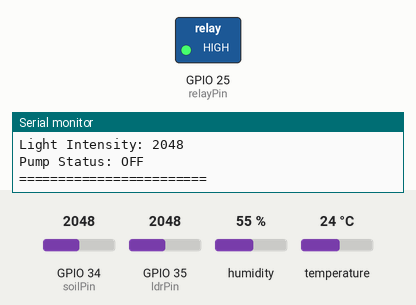
Simulated run of this sketch. Board: ESP32. Shown: switched loads named in the sketch (green lamp = pin HIGH), the last lines printed to the serial monitor. Inputs (shaded band) come from the test bench; at power-on: GPIO 34 (soilPin) = 2048, GPIO 35 (ldrPin) = 2048, humidity 55 %, temperature 24 °C.

Above: at 5.8 s.
5.9 s: GPIO 34 (soilPin) set to 1571
11.9 s: GPIO 34 (soilPin) set to 1465
At 15.4 s:
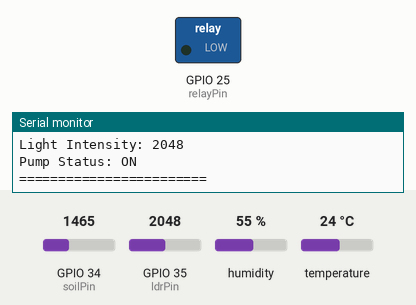
17.9 s: GPIO 34 (soilPin) set to 1540
At 21.5 s:
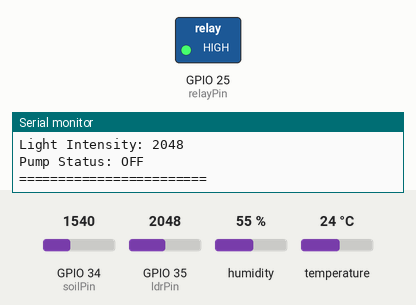
23.9 s: GPIO 34 (soilPin) set to 1460
At 26.4 s:
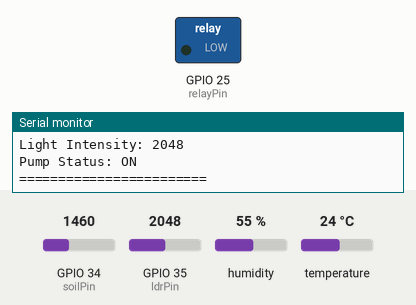
Timing chart, 0 to 27.9 s (numbered marks = the images above; inputs shaded):
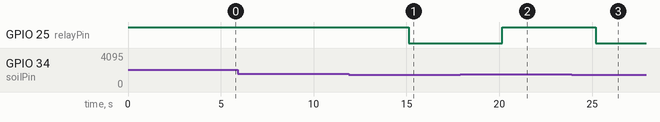

The sketch:

smart_agriculture.ino
```cpp
#include <DHT.h>

#define DHTPIN 4
#define DHTTYPE DHT11

DHT dht(DHTPIN, DHTTYPE);

int soilPin = 34;
int ldrPin = 35;
int relayPin = 25;

void setup() {

  Serial.begin(115200);

  dht.begin();

  pinMode(relayPin, OUTPUT);

  digitalWrite(relayPin, HIGH);
}

void loop() {

  float temperature = dht.readTemperature();
  float humidity = dht.readHumidity();

  int soilMoisture = analogRead(soilPin);
  int lightIntensity = analogRead(ldrPin);

  Serial.println("===== SENSOR DATA =====");

  Serial.print("Temperature: ");
  Serial.println(temperature);

  Serial.print("Humidity: ");
  Serial.println(humidity);

  Serial.print("Soil Moisture: ");
  Serial.println(soilMoisture);

  Serial.print("Light Intensity: ");
  Serial.println(lightIntensity);

  if (soilMoisture < 1500) {

    digitalWrite(relayPin, LOW);

    Serial.println("Pump Status: ON");

  } else {

    digitalWrite(relayPin, HIGH);

    Serial.println("Pump Status: OFF");
  }

  Serial.println("========================");

  delay(5000);
}
```

Measured:
- the behaviour switches between 1500 and 1499 on GPIO 34 (soilPin) (found by bisection; images 0 and 1)
- after the input at 11.9 s, GPIO 25 (relayPin): HIGH → LOW after 3.2 s
- after the input at 17.9 s, GPIO 25 (relayPin): LOW → HIGH after 2.3 s
- after the input at 23.9 s, GPIO 25 (relayPin): HIGH → LOW after 1.3 s
